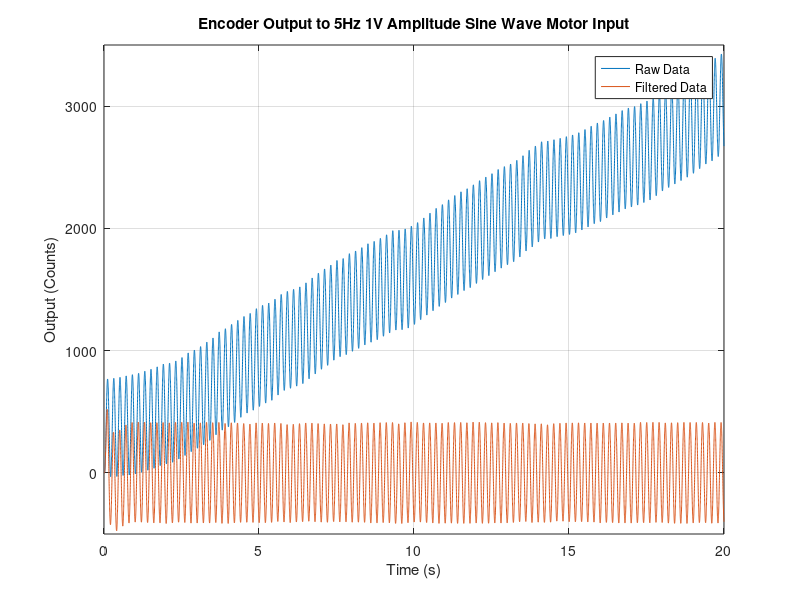

This figure's MATLAB source: (Note: this script raises an error after producing the figure.)
%% Lab 5 Post-Lab
close all; clc; clear;

% Load Encoder Output File
ch1 = load('50_20_grant.txt');

twenS = size(ch1, 1); % gets rows of data

% Create time vector for number of lines in .txt file
Fs = 1000; % Sample Rate (Hz)
t0 = 0;
tf20 = (twenS-1)/Fs;

t20 = transpose(t0:1/Fs:tf20);

% Get Columns of Interest
raw_1 = ch1(:,1);
filt_1 = ch1(:,2); 

% Plot Raw vs Filtered Data
figure('Name', 'Raw Vs Filtered');
plot(t20, raw_1);
hold on;
plot(t20, filt_1);
title('Encoder Output to 5Hz 1V Amplitude Sine Wave Motor Input')
xlabel('Time (s)');
ylabel('Output (Counts)');
legend('Raw Data', 'Filtered Data');
ylim([-500, 3500]);
grid on;

% Seems to be steady after 0.5s, so filter those first 0.5 seconds out
filt_steadystate = filt_1(t20 >= 1);

% Compute Count Amplitude
filt_mean = mean(filt_steadystate);
filt_minusOffset = filt_steadystate - filt_mean;
count_rms = sqrt(mean(filt_minusOffset.^2))
count_amp = sqrt(2) * count_rms

% Ratio of input amplitude to output amplitude
A_in = 1; % 1V 
PPR = 1000; % Pulse per revolution of encoder
ratio = (count_amp) / A_in

% Question 4 Ans
dB = 20*log10(ratio)


%% Frequency Response of a Moving Average Filter
clc; close all;
figure(1) = fvtool([1/6 1/6 1/6 1/6 1/6 1/6],1);




%% In Class Derived TF

clc; close all; clear;

% Create TF 
s = tf("s");
sys = (10^9*(s+1))/((s+10)*(s+10^3)*(s+10^4));

[mag, phase, wout] = bode(sys);


% Convert to 3D Array to 1D Array
mag_db = 20 * log10(squeeze(mag));
phase_deg = squeeze(phase);
freq = squeeze(wout);

figure('Name', 'MATLAB Magnitude');
subplot(2,1,1);
semilogx(freq, mag_db, 'LineWidth', 1.5);
grid on;
title('MATLAB Bode Plot ');
subtitle("10^9*(s+1)/((s+10)*(s+10^3)*(s+10^4))");
ylabel('Magnitude (dB)');
ylim([-40, 60]);

subplot(2,1,2);
x_points = [1e-1, 1, 10, 1e3, 1e4, 1e5];
y_points = [20, 20, 40, 40, 20, -20];

semilogx(x_points, y_points, 'o-');

title('Asymptotic Plot From Class')
ylim([-40, 60]);
xlim([1e-2, 1e6]);
grid on;
